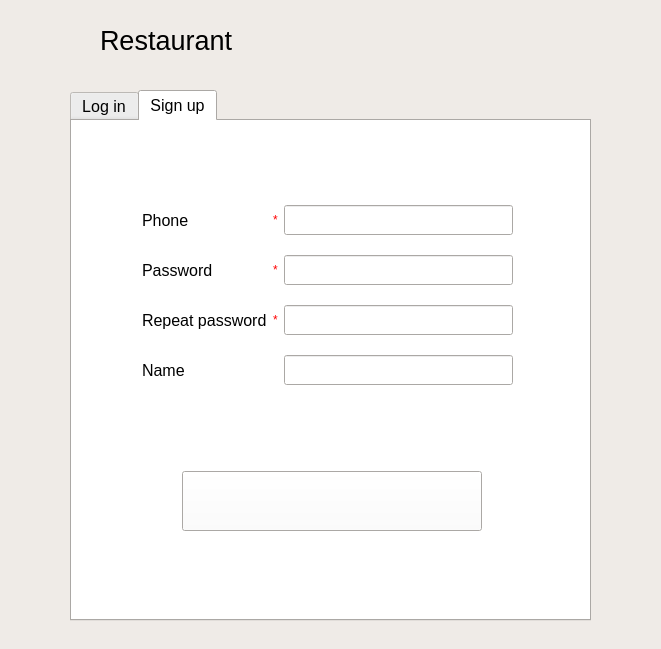
<?xml version="1.0" encoding="UTF-8"?>
<ui version="4.0">
 <class>LoginDlg</class>
 <widget class="QWidget" name="LoginDlg">
  <property name="geometry">
   <rect>
    <x>0</x>
    <y>0</y>
    <width>661</width>
    <height>649</height>
   </rect>
  </property>
  <property name="palette">
   <palette>
    <active>
     <colorrole role="Button">
      <brush brushstyle="SolidPattern">
       <color alpha="255">
        <red>255</red>
        <green>255</green>
        <blue>255</blue>
       </color>
      </brush>
     </colorrole>
     <colorrole role="Midlight">
      <brush brushstyle="SolidPattern">
       <color alpha="255">
        <red>255</red>
        <green>255</green>
        <blue>255</blue>
       </color>
      </brush>
     </colorrole>
     <colorrole role="Window">
      <brush brushstyle="SolidPattern">
       <color alpha="255">
        <red>255</red>
        <green>255</green>
        <blue>255</blue>
       </color>
      </brush>
     </colorrole>
     <colorrole role="NoRole">
      <brush brushstyle="SolidPattern">
       <color alpha="255">
        <red>255</red>
        <green>255</green>
        <blue>255</blue>
       </color>
      </brush>
     </colorrole>
    </active>
    <inactive>
     <colorrole role="Button">
      <brush brushstyle="SolidPattern">
       <color alpha="255">
        <red>255</red>
        <green>255</green>
        <blue>255</blue>
       </color>
      </brush>
     </colorrole>
     <colorrole role="Midlight">
      <brush brushstyle="SolidPattern">
       <color alpha="255">
        <red>203</red>
        <green>199</green>
        <blue>196</blue>
       </color>
      </brush>
     </colorrole>
     <colorrole role="Window">
      <brush brushstyle="SolidPattern">
       <color alpha="255">
        <red>239</red>
        <green>235</green>
        <blue>231</blue>
       </color>
      </brush>
     </colorrole>
     <colorrole role="NoRole">
      <brush brushstyle="SolidPattern">
       <color alpha="255">
        <red>0</red>
        <green>0</green>
        <blue>0</blue>
       </color>
      </brush>
     </colorrole>
    </inactive>
    <disabled>
     <colorrole role="Button">
      <brush brushstyle="SolidPattern">
       <color alpha="255">
        <red>255</red>
        <green>255</green>
        <blue>255</blue>
       </color>
      </brush>
     </colorrole>
     <colorrole role="Midlight">
      <brush brushstyle="SolidPattern">
       <color alpha="255">
        <red>203</red>
        <green>199</green>
        <blue>196</blue>
       </color>
      </brush>
     </colorrole>
     <colorrole role="Window">
      <brush brushstyle="SolidPattern">
       <color alpha="255">
        <red>239</red>
        <green>235</green>
        <blue>231</blue>
       </color>
      </brush>
     </colorrole>
     <colorrole role="NoRole">
      <brush brushstyle="SolidPattern">
       <color alpha="255">
        <red>0</red>
        <green>0</green>
        <blue>0</blue>
       </color>
      </brush>
     </colorrole>
    </disabled>
   </palette>
  </property>
  <property name="windowTitle">
   <string>Log in</string>
  </property>
  <widget class="QTabWidget" name="tabWidget">
   <property name="geometry">
    <rect>
     <x>70</x>
     <y>90</y>
     <width>521</width>
     <height>531</height>
    </rect>
   </property>
   <property name="font">
    <font>
     <pointsize>12</pointsize>
    </font>
   </property>
   <property name="currentIndex">
    <number>1</number>
   </property>
   <widget class="QWidget" name="logIn">
    <attribute name="title">
     <string>Log in</string>
    </attribute>
    <widget class="QPushButton" name="loginButton">
     <property name="geometry">
      <rect>
       <x>390</x>
       <y>120</y>
       <width>60</width>
       <height>60</height>
      </rect>
     </property>
     <property name="text">
      <string/>
     </property>
     <property name="icon">
      <iconset resource="res.qrc">
       <normaloff>:/res/img/img/log-in.png</normaloff>:/res/img/img/log-in.png</iconset>
     </property>
     <property name="iconSize">
      <size>
       <width>50</width>
       <height>50</height>
      </size>
     </property>
    </widget>
    <widget class="QGroupBox" name="groupBoxLogin">
     <property name="geometry">
      <rect>
       <x>40</x>
       <y>250</y>
       <width>431</width>
       <height>201</height>
      </rect>
     </property>
     <property name="title">
      <string>User Type</string>
     </property>
     <widget class="QWidget" name="gridLayoutWidget">
      <property name="geometry">
       <rect>
        <x>10</x>
        <y>70</y>
        <width>412</width>
        <height>81</height>
       </rect>
      </property>
      <layout class="QGridLayout" name="gridLayout">
       <item row="0" column="2">
        <widget class="QRadioButton" name="chefButton">
         <property name="text">
          <string>Chef</string>
         </property>
         <property name="checked">
          <bool>false</bool>
         </property>
        </widget>
       </item>
       <item row="0" column="3">
        <widget class="QRadioButton" name="clerkButton">
         <property name="text">
          <string>Clerk</string>
         </property>
        </widget>
       </item>
       <item row="0" column="1">
        <widget class="QRadioButton" name="guestButton">
         <property name="text">
          <string>Guest</string>
         </property>
         <property name="checked">
          <bool>true</bool>
         </property>
        </widget>
       </item>
       <item row="0" column="0">
        <widget class="QRadioButton" name="adminButton">
         <property name="text">
          <string>Admin</string>
         </property>
        </widget>
       </item>
       <item row="0" column="4">
        <widget class="QRadioButton" name="managerButton">
         <property name="text">
          <string>Manager</string>
         </property>
        </widget>
       </item>
      </layout>
     </widget>
    </widget>
    <widget class="QLabel" name="label_2">
     <property name="geometry">
      <rect>
       <x>70</x>
       <y>150</y>
       <width>72</width>
       <height>50</height>
      </rect>
     </property>
     <property name="font">
      <font>
       <pointsize>12</pointsize>
      </font>
     </property>
     <property name="text">
      <string>Password</string>
     </property>
    </widget>
    <widget class="QLabel" name="label">
     <property name="geometry">
      <rect>
       <x>70</x>
       <y>80</y>
       <width>72</width>
       <height>50</height>
      </rect>
     </property>
     <property name="font">
      <font>
       <pointsize>12</pointsize>
      </font>
     </property>
     <property name="text">
      <string>Phone</string>
     </property>
    </widget>
    <widget class="QLineEdit" name="lineEditPhoneLogin">
     <property name="geometry">
      <rect>
       <x>160</x>
       <y>90</y>
       <width>211</width>
       <height>30</height>
      </rect>
     </property>
     <property name="sizePolicy">
      <sizepolicy hsizetype="Expanding" vsizetype="Minimum">
       <horstretch>0</horstretch>
       <verstretch>0</verstretch>
      </sizepolicy>
     </property>
     <property name="minimumSize">
      <size>
       <width>0</width>
       <height>20</height>
      </size>
     </property>
     <property name="text">
      <string>18110026291</string>
     </property>
    </widget>
    <widget class="QLineEdit" name="lineEditPasswordLogin">
     <property name="geometry">
      <rect>
       <x>160</x>
       <y>160</y>
       <width>211</width>
       <height>30</height>
      </rect>
     </property>
     <property name="sizePolicy">
      <sizepolicy hsizetype="Expanding" vsizetype="Preferred">
       <horstretch>0</horstretch>
       <verstretch>20</verstretch>
      </sizepolicy>
     </property>
     <property name="minimumSize">
      <size>
       <width>0</width>
       <height>30</height>
      </size>
     </property>
     <property name="maximumSize">
      <size>
       <width>16777215</width>
       <height>33</height>
      </size>
     </property>
     <property name="font">
      <font>
       <pointsize>12</pointsize>
      </font>
     </property>
     <property name="text">
      <string>111111</string>
     </property>
     <property name="echoMode">
      <enum>QLineEdit::Password</enum>
     </property>
     <property name="placeholderText">
      <string/>
     </property>
    </widget>
   </widget>
   <widget class="QWidget" name="signUp">
    <attribute name="title">
     <string>Sign up</string>
    </attribute>
    <widget class="QWidget" name="gridLayoutWidget_3">
     <property name="geometry">
      <rect>
       <x>70</x>
       <y>70</y>
       <width>371</width>
       <height>211</height>
      </rect>
     </property>
     <layout class="QGridLayout" name="gridLayout_3">
      <item row="2" column="0">
       <widget class="QLabel" name="label_5">
        <property name="text">
         <string>Repeat password</string>
        </property>
       </widget>
      </item>
      <item row="0" column="0">
       <widget class="QLabel" name="label_3">
        <property name="text">
         <string>Phone</string>
        </property>
       </widget>
      </item>
      <item row="1" column="2">
       <widget class="QLineEdit" name="lineEditPasswordSignup">
        <property name="sizePolicy">
         <sizepolicy hsizetype="Expanding" vsizetype="Fixed">
          <horstretch>0</horstretch>
          <verstretch>0</verstretch>
         </sizepolicy>
        </property>
        <property name="minimumSize">
         <size>
          <width>0</width>
          <height>30</height>
         </size>
        </property>
        <property name="echoMode">
         <enum>QLineEdit::Password</enum>
        </property>
       </widget>
      </item>
      <item row="2" column="2">
       <widget class="QLineEdit" name="lineEditRepeatPasswordSignup">
        <property name="sizePolicy">
         <sizepolicy hsizetype="Expanding" vsizetype="Fixed">
          <horstretch>0</horstretch>
          <verstretch>0</verstretch>
         </sizepolicy>
        </property>
        <property name="minimumSize">
         <size>
          <width>0</width>
          <height>30</height>
         </size>
        </property>
        <property name="echoMode">
         <enum>QLineEdit::Password</enum>
        </property>
       </widget>
      </item>
      <item row="0" column="2">
       <widget class="QLineEdit" name="lineEditPhoneSignup">
        <property name="sizePolicy">
         <sizepolicy hsizetype="Expanding" vsizetype="Fixed">
          <horstretch>0</horstretch>
          <verstretch>0</verstretch>
         </sizepolicy>
        </property>
        <property name="minimumSize">
         <size>
          <width>0</width>
          <height>30</height>
         </size>
        </property>
       </widget>
      </item>
      <item row="1" column="0">
       <widget class="QLabel" name="label_4">
        <property name="text">
         <string>Password</string>
        </property>
       </widget>
      </item>
      <item row="2" column="1">
       <widget class="QLabel" name="label_8">
        <property name="styleSheet">
         <string notr="true">color: rgb(255, 0, 0);</string>
        </property>
        <property name="text">
         <string>*</string>
        </property>
       </widget>
      </item>
      <item row="1" column="1">
       <widget class="QLabel" name="label_7">
        <property name="styleSheet">
         <string notr="true">color: rgb(255, 0, 0);</string>
        </property>
        <property name="text">
         <string>*</string>
        </property>
       </widget>
      </item>
      <item row="0" column="1">
       <widget class="QLabel" name="label_6">
        <property name="styleSheet">
         <string notr="true">color: rgb(255, 0, 0);</string>
        </property>
        <property name="text">
         <string>*</string>
        </property>
       </widget>
      </item>
      <item row="3" column="0">
       <widget class="QLabel" name="label_9">
        <property name="text">
         <string>Name</string>
        </property>
       </widget>
      </item>
      <item row="3" column="2">
       <widget class="QLineEdit" name="lineEditNameSignup">
        <property name="sizePolicy">
         <sizepolicy hsizetype="Expanding" vsizetype="Fixed">
          <horstretch>0</horstretch>
          <verstretch>0</verstretch>
         </sizepolicy>
        </property>
        <property name="minimumSize">
         <size>
          <width>0</width>
          <height>30</height>
         </size>
        </property>
       </widget>
      </item>
     </layout>
    </widget>
    <widget class="QPushButton" name="signupButton">
     <property name="geometry">
      <rect>
       <x>110</x>
       <y>350</y>
       <width>300</width>
       <height>60</height>
      </rect>
     </property>
     <property name="text">
      <string/>
     </property>
     <property name="icon">
      <iconset resource="res.qrc">
       <normaloff>:/res/img/img/signup.png</normaloff>:/res/img/img/signup.png</iconset>
     </property>
     <property name="iconSize">
      <size>
       <width>40</width>
       <height>40</height>
      </size>
     </property>
    </widget>
   </widget>
  </widget>
  <widget class="QLabel" name="Header">
   <property name="geometry">
    <rect>
     <x>100</x>
     <y>20</y>
     <width>451</width>
     <height>41</height>
    </rect>
   </property>
   <property name="font">
    <font>
     <pointsize>20</pointsize>
    </font>
   </property>
   <property name="text">
    <string>Restaurant</string>
   </property>
  </widget>
 </widget>
 <resources>
  <include location="res.qrc"/>
 </resources>
 <connections/>
</ui>
